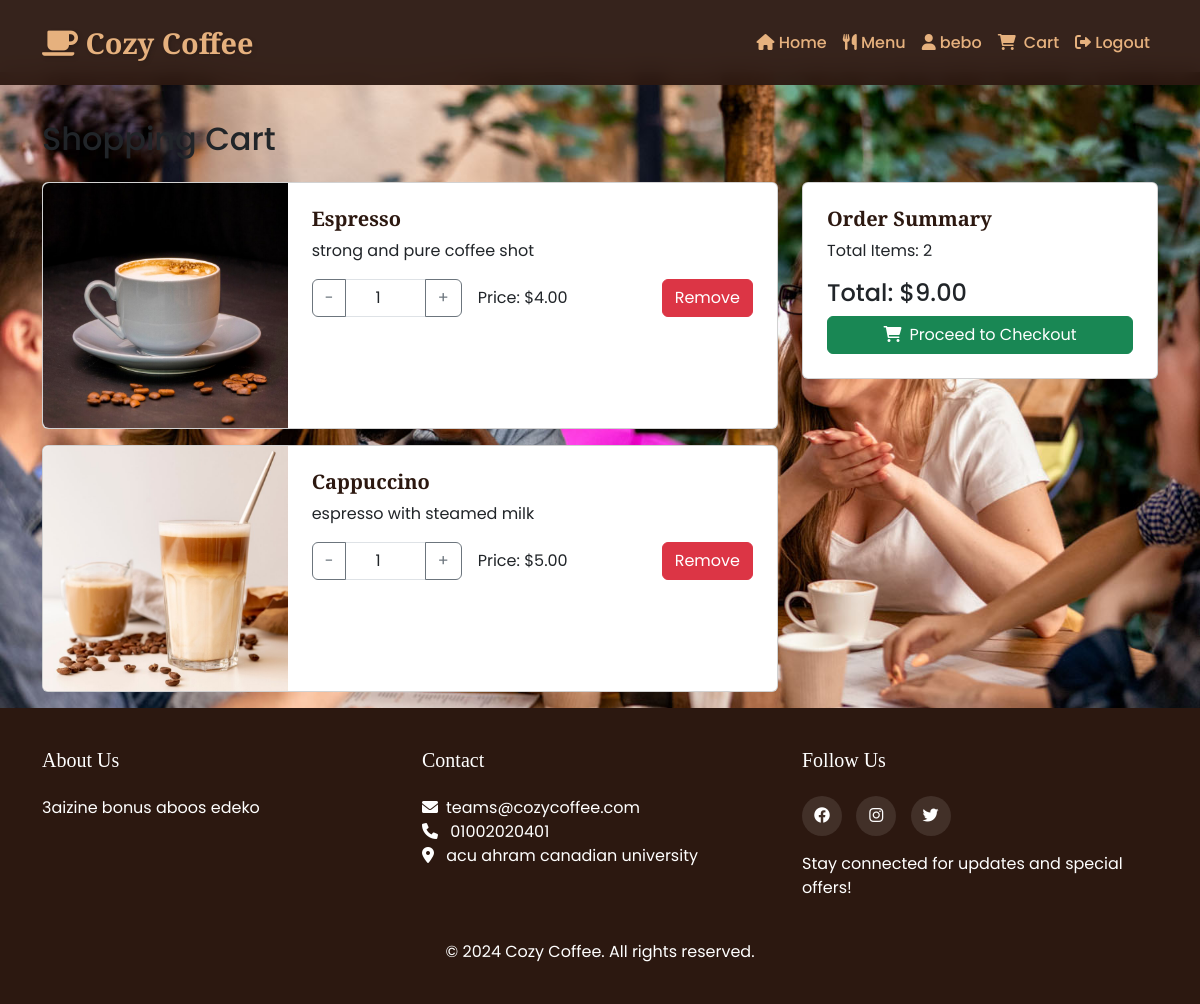
Screenshot of /cart (signed in) with the database file from the repository.
### app.py (models this page shows, shortened)
class User(UserMixin, db.Model):
    id = db.Column(db.Integer, primary_key=True)
    username = db.Column(db.String(80), unique=True, nullable=False)
    email = db.Column(db.String(120), unique=True, nullable=False)
    password = db.Column(db.String(120))
    is_admin = db.Column(db.Boolean, default=False)
    cart_items = db.relationship('CartItem', backref='user', lazy=True)

class CartItem(db.Model):
    id = db.Column(db.Integer, primary_key=True)
    user_id = db.Column(db.Integer, db.ForeignKey('user.id'), nullable=False)
    product_id = db.Column(db.Integer, db.ForeignKey('product.id'), nullable=False)
    quantity = db.Column(db.Integer, nullable=False, default=1)
    product = db.relationship('Product')

class Product(db.Model):
    id = db.Column(db.Integer, primary_key=True)
    name = db.Column(db.String(100), nullable=False)
    price = db.Column(db.Float, nullable=False)
    description = db.Column(db.String(200))
    image_url = db.Column(db.String(200))
    category = db.Column(db.String(50), nullable=False, default='drink')  # 'drink' or 'food'

### app.py (the view)
@app.route('/cart')
@login_required
def cart():
    cart_items = CartItem.query.filter_by(user_id=current_user.id).all()
    total = sum(item.product.price * item.quantity for item in cart_items)
    return render_template('cart.html', cart_items=cart_items, total=total)

### app.py (called while the page is built)
@app.before_request
def clear_session():
    if not request.endpoint:
        return
    if not current_user.is_authenticated:
        session.clear()
    session.permanent = False

@login_manager.user_loader
def load_user(user_id):
    return User.query.get(int(user_id))

### templates/cart.html (shortened to what this page needs)
{% extends "base.html" %}
{% block content %}
<div class="container mt-5">
    <h2 class="mb-4">Shopping Cart</h2>
    {% if cart_items %}
        <div class="row">
            <div class="col-md-8">
                {% for item in cart_items %}
                <div class="card mb-3">
                    <div class="row g-0">
                        <div class="col-md-4">
                            <img src="{{ item.product.image_url }}" class="img-fluid rounded-start" alt="{{ item.product.name }}">
                        </div>
                        <div class="col-md-8">
                            <div class="card-body">
                                <h5 class="card-title">{{ item.product.name }}</h5>
                                <p class="card-text">{{ item.product.description }}</p>
                                <div class="d-flex align-items-center">
                                    <div class="input-group" style="max-width: 150px;">
                                        <button class="btn btn-outline-secondary quantity-btn" data-action="decrease" data-item-id="{{ item.id }}">-</button>
                                        <input type="number" class="form-control text-center quantity-input" value="{{ item.quantity }}" min="1" data-item-id="{{ item.id }}">
                                        <button class="btn btn-outline-secondary quantity-btn" data-action="increase" data-item-id="{{ item.id }}">+</button>
                                    </div>
                                    <p class="ms-3 mb-0">Price: ${{ "%.2f"|format(item.product.price * item.quantity) }}</p>
                                    <button class="btn btn-danger ms-auto remove-item" data-item-id="{{ item.id }}">Remove</button>
                                </div>
                            </div>
                        </div>
                    </div>
                </div>
                {% endfor %}
            </div>
            <div class="col-md-4">
                <div class="card">
                    <div class="card-body">
                        <h5 class="card-title">Order Summary</h5>
                        <p class="card-text">Total Items: {{ cart_items|length }}</p>
                        <h4>Total: ${{ "%.2f"|format(total) }}</h4>
                        <a href="{{ url_for('checkout') }}" class="btn btn-success w-100">
                            <i class="fas fa-shopping-cart me-2"></i>Proceed to Checkout
                        </a>
                    </div>
                </div>
            </div>
        </div>
    {% else %}
        <div class="text-center">
            <h3>Your cart is empty</h3>
            <a href="{{ url_for('menu') }}" class="btn btn-primary mt-3">Browse Menu</a>
        </div>
    {% endif %}
</div>
{% endblock %}

### templates/base.html (shortened to what this page needs)
<!DOCTYPE html>
<html lang="en" class="h-100">
<head>
    <link href="https://cdn.jsdelivr.net/npm/bootstrap@5.3.0/dist/css/bootstrap.min.css" rel="stylesheet">
    <link rel="stylesheet" href="https://cdnjs.cloudflare.com/ajax/libs/font-awesome/6.0.0/css/all.min.css">
    <link rel="stylesheet" href="{{ url_for('static', filename='css/style.css') }}">
</head>
<body class="d-flex flex-column h-100">
    <nav class="navbar navbar-expand-lg navbar-dark fixed-top">
        <div class="container">
            <a class="navbar-brand" href="{{ url_for('home') }}">
                <i class="fas fa-coffee"></i> Cozy Coffee
            </a>
            <div class="collapse navbar-collapse" id="navbarNav">
                <ul class="navbar-nav ms-auto">
                    <li class="nav-item">
                        <a class="nav-link" href="{{ url_for('home') }}">
                            <i class="fas fa-home"></i> Home
                        </a>
                    </li>
                    <li class="nav-item">
                        <a class="nav-link" href="{{ url_for('menu') }}">
                            <i class="fas fa-utensils"></i> Menu
                        </a>
                    </li>
                    {% if current_user.is_authenticated %}
                        <li class="nav-item">
                            <span class="nav-link text-warning">
                                <i class="fas fa-user"></i> {{ current_user.username }}
                            </span>
                        </li>
                        <li class="nav-item">
                            <a class="nav-link" href="{{ url_for('cart') }}">
                                <i class="fas fa-shopping-cart me-1"></i> Cart
                            </a>
                        </li>
                        <li class="nav-item">
                            <a class="nav-link" href="{{ url_for('logout') }}">
                                <i class="fas fa-sign-out-alt"></i> Logout
                            </a>
                        </li>
                    {% endif %}
                </ul>
            </div>
        </div>
    </nav>
    <div class="container mt-5 pt-4">
    </div>
    <main class="flex-shrink-0">
        {% block content %}{% endblock %}
    </main>
    <footer class="footer mt-auto">
        <div class="container">
            <div class="row">
                <div class="col-md-4">
                    <h5>About Us</h5>
                    <p>3aizine bonus aboos edeko</p>
                </div>
                <div class="col-md-4">
                    <h5>Contact</h5>
                    <p>
                        <i class="fas fa-envelope me-2"></i>teams@cozycoffee.com<br>
                        <i class="fas fa-phone me-2"></i> 01002020401<br>
                        <i class="fas fa-map-marker-alt me-2"></i> acu ahram canadian university
                    </p>
                </div>
                <div class="col-md-4">
                    <h5>Follow Us</h5>
                    <div class="social-links">
                        <a href="#" class="text-white"><i class="fab fa-facebook"></i></a>
                        <a href="#" class="text-white"><i class="fab fa-instagram"></i></a>
                        <a href="#" class="text-white"><i class="fab fa-twitter"></i></a>
                    </div>
                    <p class="mt-3">Stay connected for updates and special offers!</p>
                </div>
            </div>
            <div class="row mt-4">
                <div class="col-12 text-center">
                    <p class="mb-0">&copy; 2024 Cozy Coffee. All rights reserved.</p>
                </div>
            </div>
        </div>
    </footer>
</body>
</html>

### static/css/style.css (style rules this page uses)
body { font-family: 'Poppins', sans-serif; background-color: #faf6f1; min-height: 100vh; display: flex; flex-direction: column; }
main { flex: 1 0 auto; background-image: url(../images/backg.jpg); background-repeat: no-repeat; background-size: cover; }
.navbar { background: rgba(44, 24, 16, 0.95); backdrop-filter: blur(10px); transition: all 0.3s ease; padding: 1rem 0; }
.navbar-brand { font-family: 'Playfair Display', serif; font-weight: 700; color: #e6b17e !important; text-shadow: 2px 2px 4px rgba(0, 0, 0, 0.2); }
.nav-link { color: #e6b17e !important; font-weight: 500; transition: all 0.3s ease; position: relative; }
.nav-link:after { content: ''; position: absolute; width: 0; height: 2px; background: #e6b17e; bottom: 0; left: 50%; transform: translateX(-50%); transition: width 0.3s ease; }
.card-body { padding: 1.5rem; border-radius: 20px; }
.card-title { font-family: 'Playfair Display', serif; color: #2c1810; font-weight: 600; }
.footer { background-color: #2c1810; color: #e6b17e; padding: 60px 0 30px; position: relative; overflow: hidden; flex-shrink: 0; margin-top: auto; }
.footer:before { content: ''; position: absolute; top: 0; left: 0; right: 0; bottom: 0; background: url('/static/images/pattern.png'); opacity: 0.05; pointer-events: none; }
.footer h5 { font-family: 'Playfair Display', serif; color: #fff; margin-bottom: 1.5rem; }
.social-links a { display: inline-block; width: 40px; height: 40px; line-height: 40px; text-align: center; background: rgba(255, 255, 255, 0.1); border-radius: 50%; margin-right: 10px; transition: all 0.3s ease; }

### templates/base.html (style rules this page uses)
.navbar-brand { font-family: 'Playfair Display', serif; font-size: 1.8rem; }
.footer { background-color: #2c1810; color: white; padding: 40px 0; }

### rows the page displays
User: username "bebo"
CartItem: product.image_url (picture), product.name "Espresso", product.description "strong and pure coffee shot", quantity "1"
Product: item.product.price*item.quantity "4.00"
CartItem: product.image_url (picture), product.name "Cappuccino", product.description "espresso with steamed milk", quantity "1"
Product: item.product.price*item.quantity "5.00"

### other values shown
{{ cart_items|length }} "2"
{{ "%.2f"|format(total) }} "9.00"
